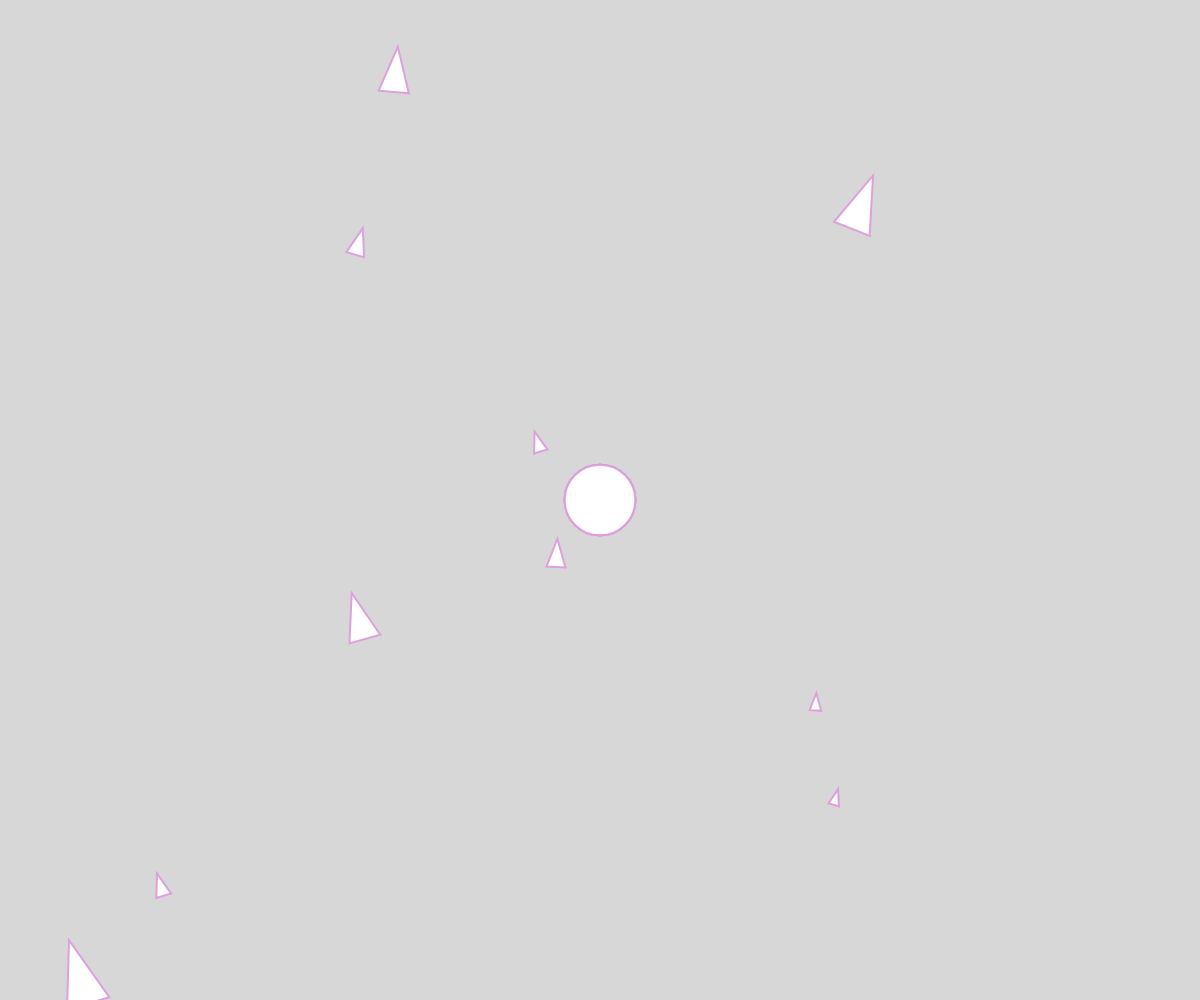
Frame 1 (no input)
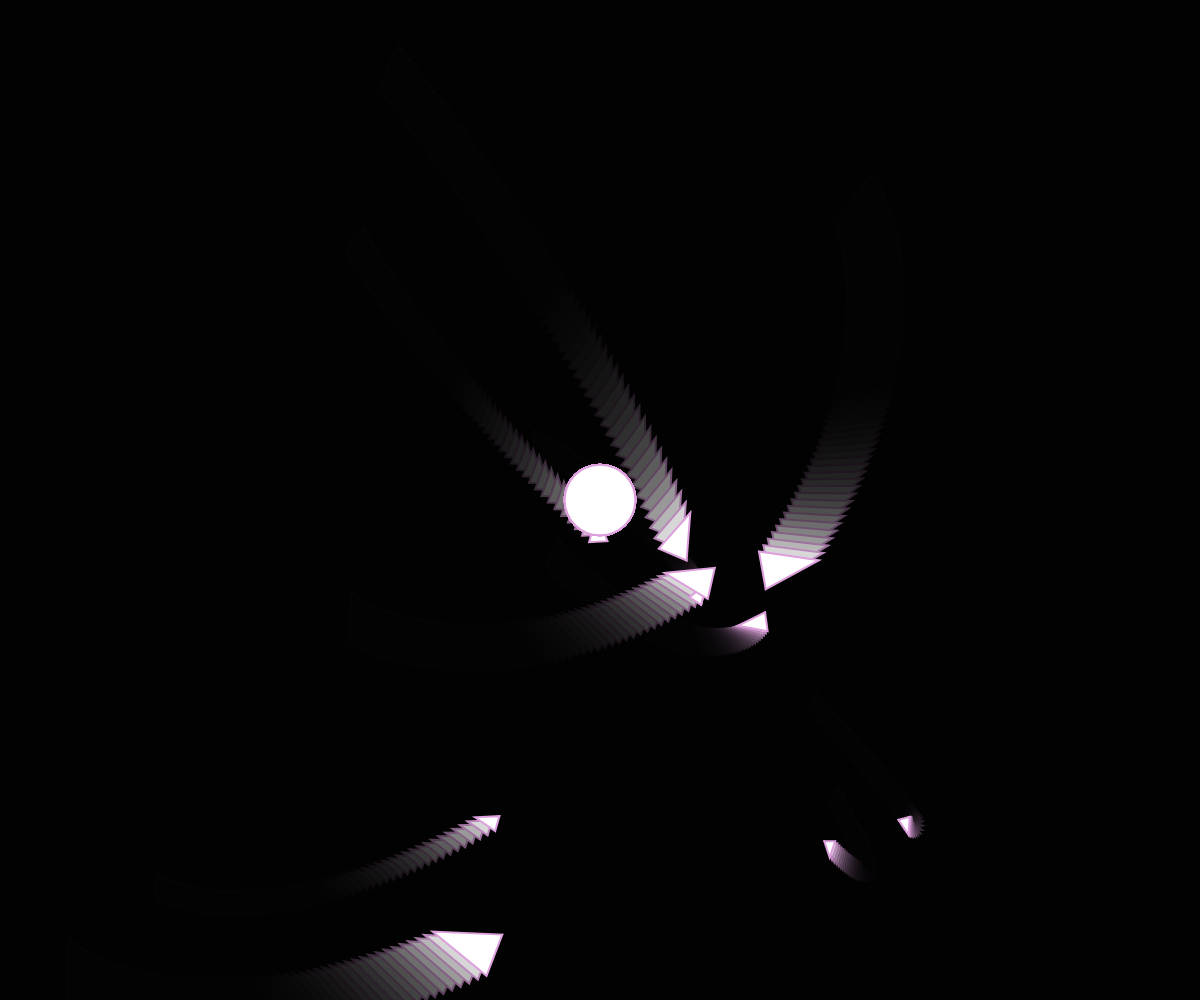
Frame 60 (no input)
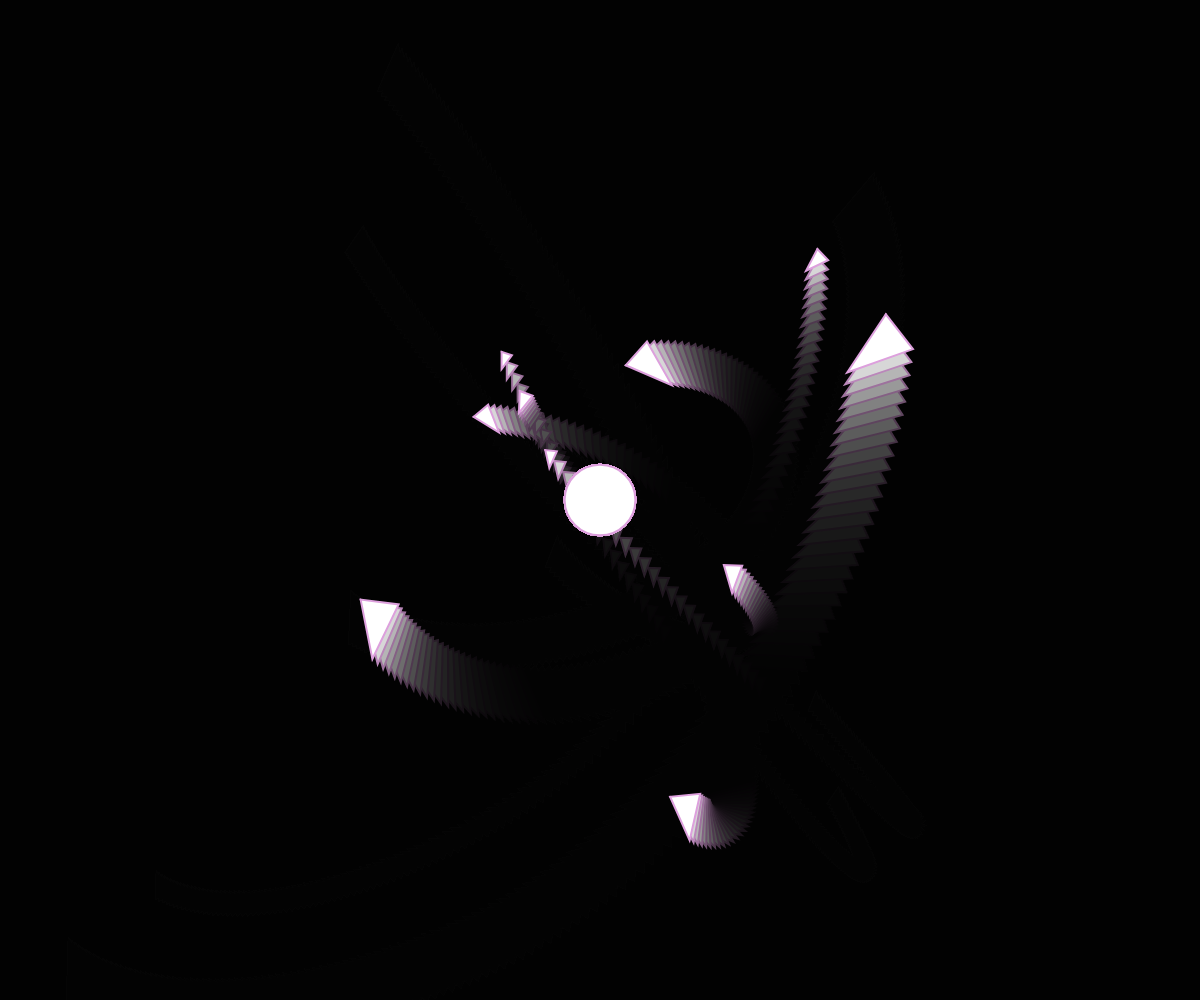
Frame 120 (the mouse pressed at the canvas centre since frame 60)

The p5.js sketch that drew these frames (run headless with seeded random() and noise() and a simulated clock; from frame 60 on, the mouse is pressed at the canvas centre):

// p5.js sketch
// ── sketch.js
let movers = Array(10);
let attractors = [];
let gravity;
let wind;
function setup() {
  createCanvas(windowWidth, windowHeight);

  for (let i = 0; i < movers.length; i++) {
    movers[i] = new Mover(random(width), random(height), random(20), 255);
  }
  gravity = createVector(0, 1);
  wind = createVector(0.2, 0);
  attractors[0] = new Attractor(width / 2, height / 2, 50);}
function mousePressed() {
  attractors.push(new Attractor(mouseX, mouseY, 50));
}
function draw() {
  background(0, 40);

  for (let mover of movers) {
    // mover.collisionDjetection();
    mover.draw();
    for (let attractor of attractors) {
      attractor.attract(mover);
      attractor.draw();
    }
  }
}

// ── Attractor.js

class Attractor {
  constructor(x, y, mass) {
    this.pos = createVector(x, y);
    this.mass = mass;
    this.radius = sqrt(mass) * 10;
  }
  attract(mover) {
    let force = p5.Vector.sub(this.pos, mover.pos);
    let disSq = constrain(force.magSq(), 2, 40);
    let G = 0.1;
    let strength = G * (this.mass * mover.mass / disSq);
    force.setMag(strength);
    mover.applyForce(force)
  }
  draw(x, y) {
    circle(x || this.pos.x, y || this.pos.y, this.radius);
  }
}

// ── Mover.js
class Mover {
  constructor(x, y, mass, color) {
    this.pos = createVector(x, y);
    this.color = color;
    this.mouse = createVector(mouseX, mouseY);
    this.velocity = createVector(random(5), random(5));
    this.acceleration = createVector(0, 0);
    this.mass = mass;
    this.radius = sqrt(this.mass) * 7;

    this.angle = 0;
    // this.angleV = 0;
    // this.angleA = 0;;
  }
  applyForce(force) {
    let f = p5.Vector.div(force, this.mass);
    this.acceleration.add(f)
  }
  draw() {
    this.velocity.add(this.acceleration);
    this.pos.add(this.velocity);
    this.acceleration.setMag(0, 0)

    stroke('plum')
    strokeWeight(2);
    this.angle = this.velocity.heading();
    push();
    translate(this.pos.x, this.pos.y);
    rotate(this.angle)
    line(0, 0, this.radius, 0)
    triangle(-this.radius, -this.radius, 0, this.radius, this.radius, 0);
    pop();

  }
}
